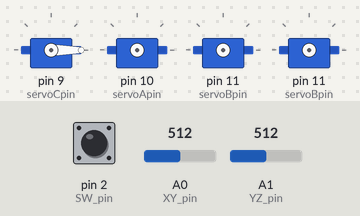
Simulated run of this sketch. Board: Arduino Uno, built with avr-gcc and run on an emulated ATmega328P. On the bench: 4 × servo. The test bench sets the inputs (shaded band); at power-on: A1 (YZ_pin) = 512, A0 (XY_pin) = 512, pin 2 (SW_pin) HIGH.

Above: at 1.2 s.
1.3 s: A1 (YZ_pin) set to 90
At 1.3 s:
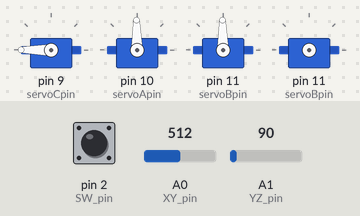
At 2.9 s:
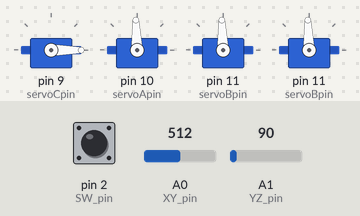
6.2 s: A0 (XY_pin) set to 716
Timing chart, 0 to 26.3 s (numbered marks = the images above; inputs shaded):
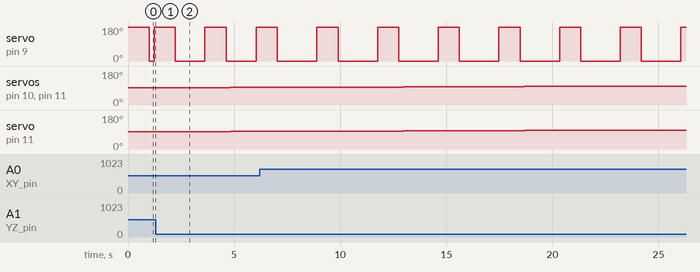

Measured:
- after the input at 1.3 s, servo on pin 9 (servoCpin): 0° → 180° after 2.3 s, → 0° 1.0 s later, → 180° 1.4 s later

The sketch:

turretV2.ino
```cpp
#include <Servo.h>

Servo servoA; //rotates turret horizontally, controls yaw
Servo servoB; //rotates turret vertically, controls pitch
Servo servoC; //activates switch to fire turret

String x; //recieve data from python
String y;

// Arduino pin numbers
int angleX = 2;
int angleY = 2;

const int servoApin = 10;
const int servoBpin = 11;
const int servoCpin = 9;

const int SW_pin = 2; // digital pin connected to switch output
const int XY_pin = A0; // analog pin connected to X output, rotates turret along XY plane
const int YZ_pin = A1; // analog pin connected to Y output, rotates turrent along YZ plane

int value1;
int value2;


void setup() {
  pinMode(SW_pin, INPUT);
  digitalWrite(SW_pin, HIGH);

  Serial.begin(9600);
}

void slowServo(Servo servo, int angle){ //slows Servo motors, can be used for smoother motor motion
 int starting_pos = servo.read();
 if(angle >= starting_pos){
  for(int i = 0; i < angle - starting_pos; i++){
    servo.write(starting_pos + i);
    delay(15);  //changing the time value will alter the motor's speed
  }
 }
 else {
   for(int i = 0; i < starting_pos - angle; i++){
     servo.write(starting_pos - i);
     delay(15);
  }
 }
}

void runServo(Servo servo, int angle, int servopin){  //runs an indivdual servo and then detaches it
  //Serial.print("servo connected\n");
  servo.attach(servopin);
  slowServo(servo, angle);
  servo.detach();
}

//determines the number of degrees that a servo must move forward/backwards depending on the gun's distance from its target
int determineAngle(int error){
  int angle = 5;

  if(error < 200){
    angle = 4;
  }
  if(error < 100){
    angle = 3;
  }
  if(error < 50){
    angle = 2;
  }
  if(error < 25){
    angle = 1;
  }

  return angle;
}

void loop() {
  if(!Serial.available()){ //no connection to python established, control manually
    int valXY = analogRead(XY_pin); //steer turret according to joystick values
    int valYZ = analogRead(YZ_pin);

    valXY = map(valXY, 0, 1023, 0, 180);
    valYZ = map(valYZ, 0, 1023, 0, 180);

    runServo(servoA, valXY, servoApin);
    runServo(servoB, valYZ, servoBpin);

    if(digitalRead(SW_pin) == LOW){  //press joystick to fire, start DC motor
      //servo is attached, then ran slowly, and detached
      //running servos individually like this reduces jittering
      servoC.attach(servoCpin);
      servoC.write(180);

      delay(1000);
      servoC.write(0);
      delay(200);
      servoC.detach();
    }
  }

  if (Serial.available()) {

    x = Serial.readStringUntil('\r'); //read horizonatal (x) distance from target, measured in pixels
    //Serial.println(x);
    delay(10);
    while(Serial.available() == 0){
    }
    y = Serial.readStringUntil('\r'); //read vertical (y) distance from target, measured in pixels
    //Serial.println(y);
    delay(10);
  }

  long errX = x.toInt();  //convert string data into interger form
  int errorX = int(errX);
  int angleX = determineAngle(abs(errorX));

  //(optional) send angle back to main computer to verify code
  //Serial.println(x + " " + String(angleX));
  //delay(10);

  long errY = y.toInt();  //convert string data into interger form
  int errorY = int(errY);
  int angleY = determineAngle(abs(errorY));

  //(optional) send angle back to main computer to verify code
  //Serial.println(y + " " + String(angleY));
  //delay(10);

  if(angleX == 1 && angleY == 1){ //if distance between target is suffciently low, fire
    servoC.attach(servoCpin);
      servoC.write(180);
      delay(1000);
      servoC.write(0);
      delay(200);
      servoC.detach();
  }

  if(errorX < 0){ //change sign of angle depending on direction the servo should move
    angleX = -1 * angleX;
  }

   if(errorY < 0){
    angleY = -1 * angleY;
  }

  servoA.attach(servoApin); //move yaw servo by appropriate angle
  int posA = int(servoA.read() + angleX);
  //Serial.println("posA " + String(posA));
  //delay(10);
  servoA.write(posA);
  if(posA >= 0 && angleX >= 0 || posA <= 180 && angleX <= 0){
    //servoA.write(posA + angleX);
  }
  servoA.detach();

  servoB.attach(servoBpin); //move pitch servo by appropriate angle
  int posB = int(servoB.read() + angleY);
  //Serial.println("posB " + String(posB));
  //delay(10);
  servoB.write(posB);
  if(posB >= 0 && angleY >= 0 || posB <= 180 && angleY <= 0){
    //servoB.write(posB + angleY);
  }
  servoB.detach();
}
```
